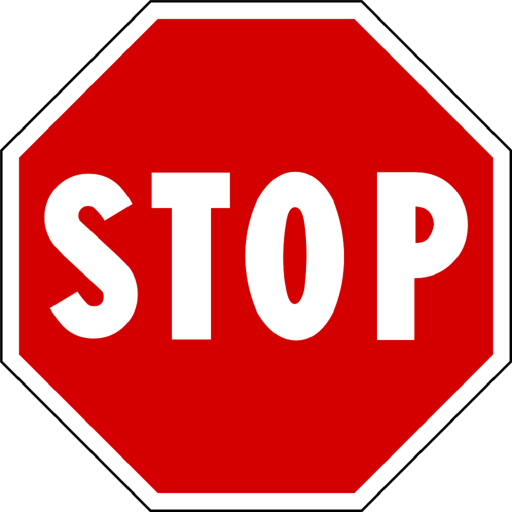
#> input picture fianlproject/StopSign.png, 1024 x 1024 px (shown at 1/2 size)
$ python '車用.py'
#> lines starting #> are read from the running program, lines starting #| are printed output that depends on the picture
import cv2
import numpy as np
from scipy.stats import itemfreq
import time

StopTemplate = cv2.imread("StopSign.png",0) #load greyscale
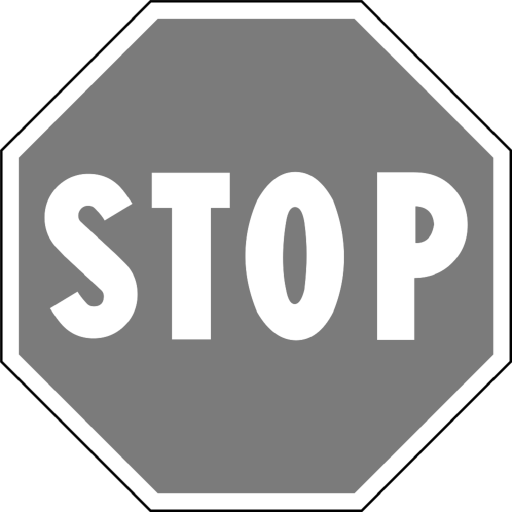
#> StopTemplate: shape (1024, 1024) (shown at 1/2 size); min 0, max 255, mean 176.3
TurnLeftTemplate = cv2.imread("TurnLeft.png",0) #load greyscale
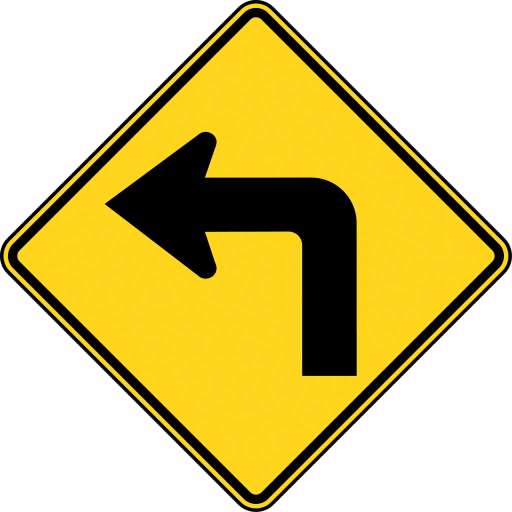
#> input picture fianlproject/TurnLeft.png, 1024 x 1024 px (shown at 1/2 size)
#> TurnLeftTemplate: shape (1024, 1024); min 0, max 255, mean 199.3

#StopTemplate = cv2.resize(StopTemplate,(64,64))
#TurnLeftTemplate = cv2.resize(TurnLeftTemplate,(64,64))
TurnRightTemplate = cv2.flip(TurnLeftTemplate,1)
#TurnRightTemplate = cv2.resize(TurnRightTemplate,(64,64))


SignTemplates = [StopTemplate,TurnLeftTemplate,TurnRightTemplate]
AllSigns = []
for scint in range(80,20,-20):
    scale = scint/100.0
    for stemp in SignTemplates:
        AllSigns.append(cv2.resize(stemp,(int(64*scale),int(64*scale))))
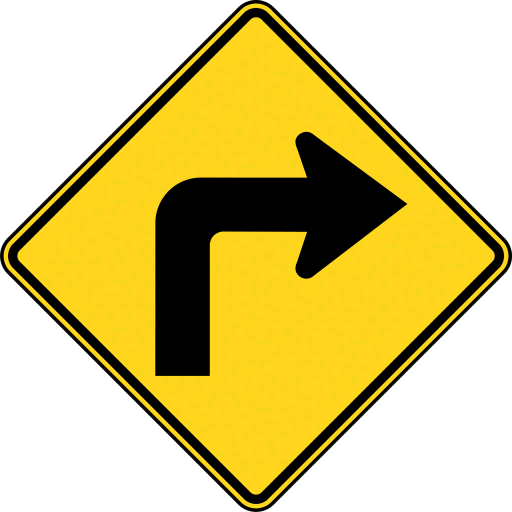
#> input picture fianlproject/TurnRight.png, 1024 x 1024 px, given in place of the camera (shown at 1/2 size)
#> further down, frame is the input picture: shape (1024, 1024, 3); mean B, G, R 128.5, 198.4, 213.8


TemplateToString = {0:"Stop", 1:"TurnLeft", 2:"TurnRight"}
TemplateThreshold = 0.5

def processFrameConcurrent(idx, frame, template, rlist):
    res = cv2.matchTemplate(frame,template,cv2.TM_CCOEFF_NORMED)
    rlist.append((idx,cv2.minMaxLoc(res)))

def GetSignThread(imgframe):
   #greyframe = cv2.cvtColor(imgframe, cv2.COLOR_BGR2GRAY)
    c = 0
    curMaxVal = 0
    curMaxTemplate = -1
    curMaxLoc = (0,0)
    ThreadList = []
    ReturnList = []
    for template in AllSigns:
        t = threading.Thread(target=processFrameConcurrent, args=(c,greyframe,template,ReturnList))
        t.daemon = True
        t.start()
        ThreadList.append(t)
        c = c + 1
    #Wait for each thread to finish
    for th in ThreadList:
        th.join()
    #process the returns
    for (idx, (min_val, max_val, min_loc, max_loc)) in ReturnList:
        if max_val > TemplateThreshold and max_val  > curMaxVal:
            curMaxVal = max_val
            curMaxTemplate = idx
            curMaxLoc = max_loc

    if curMaxTemplate == -1:
        return (-1, (0,0),0, 0)
    else:
        return (curMaxTemplate%3, curMaxLoc, 1 - int(curMaxTemplate/3)*0.2, curMaxVal)

def GetSignSingle(imgframe):
    greyframe = cv2.cvtColor(imgframe, cv2.COLOR_BGR2GRAY)
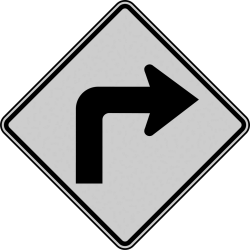
#> greyframe: shape (250, 250); min 0, max 255, mean 195.1
    c = 0
    curMaxVal = 0
    curMaxTemplate = -1
    curMaxLoc = (0,0)
    for template in AllSigns:
        res = cv2.matchTemplate(greyframe,template,cv2.TM_CCOEFF_NORMED)
        min_val, max_val, min_loc, max_loc = cv2.minMaxLoc(res)
        if max_val > TemplateThreshold and max_val  > curMaxVal:
            curMaxVal = max_val
            curMaxTemplate = c
            curMaxLoc = max_loc
        c = c + 1
#> this loop made 9 passes
#> (min_val, max_val, min_loc, max_loc) on passes 1 to 9: (-0.369, 0.37, (180, 100), (136, 74)), (-0.288, 0.375, (90, 99), (139, 75)), (-0.3, 0.375, (88, 99), (139, 75)), (-0.39, 0.408, (13, 106), (151, 81)), (-0.297, 0.343, (48, 146), (71, 154)), (-0.305, 0.343, (91, 103), (71, 154)), (-0.372, 0.378, (113, 214), (167, 87)), (-0.327, 0.321, (155, 51), (169, 87)), (-0.328, 0.32, (156, 52), (169, 87))
#> pass 1, in GetSignSingle, `res = cv2.matchTemplate(greyframe,template,cv2.TM_CCOEFF_NORMED)`:
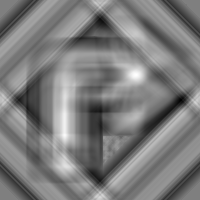
#> res: shape (200, 200) float32; min -0.369, max 0.37, mean -0.0078; drawn with min black and max white
#> pass 3, in GetSignSingle, `res = cv2.matchTemplate(greyframe,template,cv2.TM_CCOEFF_NORMED)`:
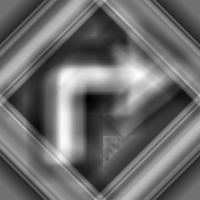
#> res: shape (200, 200) float32; min -0.3, max 0.375, mean -0.0093; drawn with min black and max white
#> after the loop:
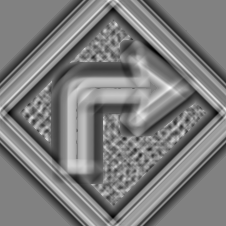
#> res: shape (226, 226) float32; min -0.328, max 0.32, mean -0.00932; drawn with min black and max white
#> after the loop, c = 9; curMaxLoc = (0, 0); curMaxTemplate = -1; curMaxVal = 0
    if curMaxTemplate == -1:
        return (-1, (0,0),0, 0)
    else:
        return (curMaxTemplate%3, curMaxLoc, 1 - int(curMaxTemplate/3)*0.2, curMaxVal)


cameraCapture = cv2.VideoCapture(0)  # Put here ID of your camera (/dev/videoN)
# Read and process frames in loop
fourcc = cv2.VideoWriter_fourcc(*'XVID')
out = cv2.VideoWriter('Signs1.avi', fourcc, 20.0, (250,250))

success, frame = cameraCapture.read()
while True:
    success, frame = cameraCapture.read()
    frame=cv2.resize(frame,(250,250), interpolation = cv2.INTER_AREA)
    template=-1
    # Apply template Matching
    s = time.time()
    #(template, top_left, scale, val) = GetSignThread(frame)
    (template, top_left, scale, val) = GetSignSingle(frame)
#> template = -1; top_left = (0, 0); scale = 0; val = 0
    e = time.time()
    diff = e-s
    print(diff)
    if template != -1:
        bottom_right = (top_left[0] + int(64*scale), top_left[1] + int(64*scale))
        cv2.rectangle(frame,top_left, bottom_right, 255, 2)
        #cv2.putText(frame,str(val),(25,50),cv2.FONT_HERSHEY_SIMPLEX,1,(0,255,0),2)
        cv2.putText(frame,TemplateToString[template],(25,40),cv2.FONT_HERSHEY_SIMPLEX,1,(255,0,0),2)
    out.write(frame)
    cv2.imshow("vid",frame)
    k = cv2.waitKey(10)
#> (key q is pressed here)
    if k & 0xFF == ord('q'):
        break


cameraCapture.release()
out.release()
cv2.destroyAllWindows()
